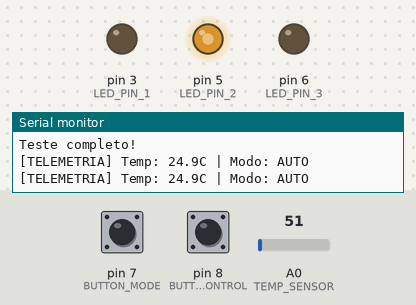
This sketch was run on a simulated Arduino Uno, built with avr-gcc and run on an emulated ATmega328P. Shown: output pins drawn as LEDs (lit = HIGH), the last lines printed to the serial monitor. The inputs (shaded band) are chosen by the test bench; at power-on: pin 7 (BUTTON_MODE) HIGH, pin 8 (BUTTON_CONTROL) HIGH, A0 (TEMP_SENSOR) = 51.

Above: at 3.0 s.
3.1 s: pin 7 (BUTTON_MODE) pulled LOW for 0.15 s
At 4.3 s:
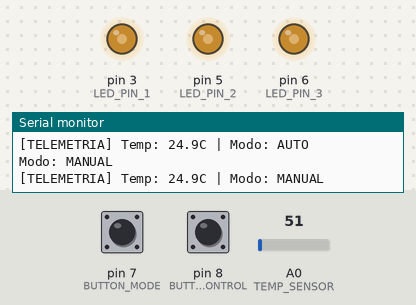
4.7 s: pin 8 (BUTTON_CONTROL) pulled LOW for 0.15 s
At 5.7 s:
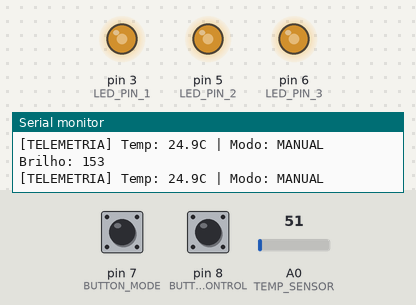
6.3 s: pin 7 (BUTTON_MODE) pulled LOW for 1 s
At 7.1 s:
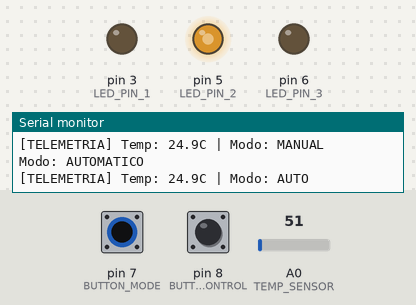
8.8 s: A0 (TEMP_SENSOR) set to 61
At 9.3 s:
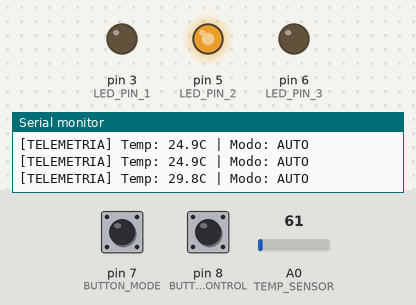
10.3 s: A0 (TEMP_SENSOR) set to 86
At 10.6 s:
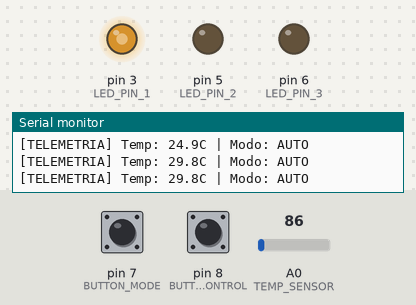
11.8 s: A0 (TEMP_SENSOR) set to 30
At 13.1 s:
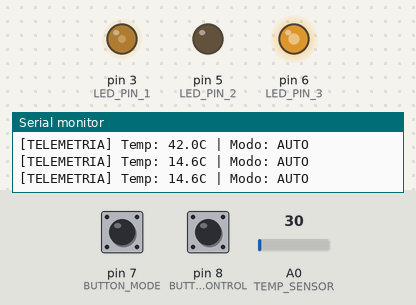
Timing chart, 0 to 14.3 s (numbered marks = the images above; inputs shaded):
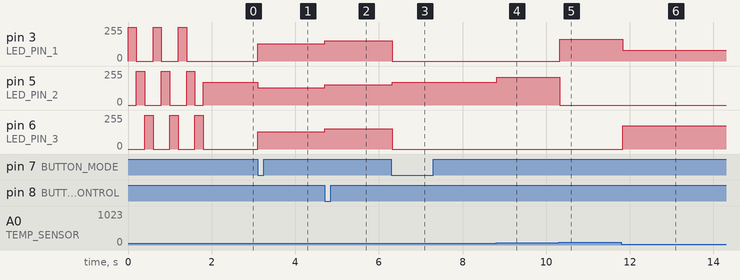

The sketch:

arduino_sistema_controle.ino
```cpp
// Sistema Inteligente de Controle com Arduino UNO - DIO Challenge
// Versão 1.0 - Janeiro 2026
// Projeto: Controle de LEDs com PWM, sensor de temperatura e botões

// HARDWARE:
// - 3x LEDs com resistores 220 ohm nos pinos 3, 5, 6 (PWM)
// - 2x Botões: Pino 7 (Modo), Pino 8 (Controle)
// - Sensor LM35: Pino A0

// Constantes
const int LED_PIN_1 = 3, LED_PIN_2 = 5, LED_PIN_3 = 6;
const int BUTTON_MODE = 7, BUTTON_CONTROL = 8;
const int TEMP_SENSOR = A0;
const unsigned long DEBOUNCE_DELAY = 50;
const float TEMP_MIN = 15.0, TEMP_MAX = 35.0;

// Variáveis globais
boolean isAutoMode = true;
float currentTemperature = 0.0;
int manualBrightness = 128;
unsigned long lastButtonModeTime = 0, lastButtonControlTime = 0, lastSerialTime = 0;
boolean isButtonModePressed = false, isButtonControlPressed = false;

void setup() {
  Serial.begin(9600);
  pinMode(LED_PIN_1, OUTPUT);
  pinMode(LED_PIN_2, OUTPUT);
  pinMode(LED_PIN_3, OUTPUT);
  pinMode(BUTTON_MODE, INPUT_PULLUP);
  pinMode(BUTTON_CONTROL, INPUT_PULLUP);
  pinMode(TEMP_SENSOR, INPUT);

  Serial.println("=== SISTEMA INTELIGENTE - INICIALIZADO ===");
  testLEDs();
}

void loop() {
  readButtons();
  readTemperature();

  if (isAutoMode) {
    controlLEDsAutomatic();
  } else {
    controlLEDsManual();
  }

  if (millis() - lastSerialTime >= 1000) {
    sendSerialData();
    lastSerialTime = millis();
  }

  delay(100);
}

void readButtons() {
  unsigned long currentTime = millis();

  if (digitalRead(BUTTON_MODE) == LOW) {
    if (!isButtonModePressed && (currentTime - lastButtonModeTime) >= DEBOUNCE_DELAY) {
      isButtonModePressed = true;
      lastButtonModeTime = currentTime;
      toggleMode();
    }
  } else {
    isButtonModePressed = false;
  }

  if (digitalRead(BUTTON_CONTROL) == LOW) {
    if (!isButtonControlPressed && (currentTime - lastButtonControlTime) >= DEBOUNCE_DELAY) {
      isButtonControlPressed = true;
      lastButtonControlTime = currentTime;
      if (!isAutoMode) incrementBrightness();
    }
  } else {
    isButtonControlPressed = false;
  }
}

void readTemperature() {
  int rawValue = analogRead(TEMP_SENSOR);
  float voltage = (rawValue / 1024.0) * 5.0;
  currentTemperature = voltage / 0.01;
}

void controlLEDsAutomatic() {
  int brightness = 0;

  if (currentTemperature < TEMP_MIN) {
    brightness = map(currentTemperature, 0, TEMP_MIN, 0, 85);
    analogWrite(LED_PIN_1, brightness);
    analogWrite(LED_PIN_2, 0);
    analogWrite(LED_PIN_3, 255 - brightness);
  }
  else if (currentTemperature >= TEMP_MIN && currentTemperature <= TEMP_MAX) {
    brightness = map(currentTemperature, TEMP_MIN, TEMP_MAX, 100, 255);
    analogWrite(LED_PIN_1, 0);
    analogWrite(LED_PIN_2, brightness);
    analogWrite(LED_PIN_3, 0);
  }
  else if (currentTemperature > TEMP_MAX) {
    brightness = map(currentTemperature, TEMP_MAX, 50, 100, 255);
    analogWrite(LED_PIN_1, brightness);
    analogWrite(LED_PIN_2, 0);
    analogWrite(LED_PIN_3, 0);
  }
}

void controlLEDsManual() {
  analogWrite(LED_PIN_1, manualBrightness);
  analogWrite(LED_PIN_2, manualBrightness);
  analogWrite(LED_PIN_3, manualBrightness);
}

void toggleMode() {
  isAutoMode = !isAutoMode;
  Serial.print("Modo: ");
  Serial.println(isAutoMode ? "AUTOMATICO" : "MANUAL");
}

void incrementBrightness() {
  manualBrightness += 25;
  if (manualBrightness > 255) manualBrightness = 0;
  Serial.print("Brilho: ");
  Serial.println(manualBrightness);
}

void testLEDs() {
  Serial.println("Testando LEDs...");
  for (int i = 0; i < 3; i++) {
    analogWrite(LED_PIN_1, 255);
    delay(200);
    analogWrite(LED_PIN_1, 0);
    analogWrite(LED_PIN_2, 255);
    delay(200);
    analogWrite(LED_PIN_2, 0);
    analogWrite(LED_PIN_3, 255);
    delay(200);
    analogWrite(LED_PIN_3, 0);
  }
  Serial.println("Teste completo!");
}

void sendSerialData() {
  Serial.print("[TELEMETRIA] Temp: ");
  Serial.print(currentTemperature, 1);
  Serial.print("C | Modo: ");
  Serial.println(isAutoMode ? "AUTO" : "MANUAL");
}

// FIM DO CODIGO
// Github: https://github.com/Hbini/arduino-embedded-systems-dio
// Pastebin: https://pastebin.com/q8CPCmQ6
// README: https://pastebin.com/iqxZcExz
```

Measured:
- after the input at 3.1 s, pin 3 (LED_PIN_1), pin 6 (LED_PIN_3): 0/255 → 128/255 at once; pin 5 (LED_PIN_2): 169/255 → 128/255 at once
- after the input at 4.7 s, pin 3 (LED_PIN_1), pin 5 (LED_PIN_2), pin 6 (LED_PIN_3): 128/255 → 153/255 at once
- after the input at 6.3 s, pin 3 (LED_PIN_1), pin 6 (LED_PIN_3): 153/255 → 0/255 at once; pin 5 (LED_PIN_2): 153/255 → 169/255 at once
- after the input at 8.8 s, pin 5 (LED_PIN_2): 169/255 → 208/255 at once
- after the input at 10.3 s, pin 3 (LED_PIN_1): 0/255 → 162/255 at once; pin 5 (LED_PIN_2): 208/255 → 0/255 at once
- after the input at 11.8 s, pin 3 (LED_PIN_1): 162/255 → 79/255 at once; pin 6 (LED_PIN_3): 0/255 → 176/255 at once
